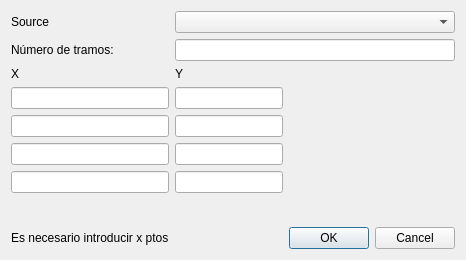
<?xml version="1.0" encoding="UTF-8"?>
<ui version="4.0">
 <class>trans_lineal</class>
 <widget class="QDialog" name="trans_lineal">
  <property name="geometry">
   <rect>
    <x>0</x>
    <y>0</y>
    <width>460</width>
    <height>260</height>
   </rect>
  </property>
  <property name="windowTitle">
   <string>Dialog</string>
  </property>
  <layout class="QGridLayout" name="gridLayout">
   <item row="4" column="0">
    <widget class="QLabel" name="label_3">
     <property name="text">
      <string>X</string>
     </property>
    </widget>
   </item>
   <item row="5" column="0">
    <widget class="QLineEdit" name="lineEdit_2">
     <property name="sizePolicy">
      <sizepolicy hsizetype="Expanding" vsizetype="Fixed">
       <horstretch>0</horstretch>
       <verstretch>0</verstretch>
      </sizepolicy>
     </property>
    </widget>
   </item>
   <item row="4" column="1">
    <widget class="QLabel" name="label_4">
     <property name="text">
      <string>Y</string>
     </property>
    </widget>
   </item>
   <item row="1" column="0">
    <widget class="QLabel" name="label">
     <property name="sizePolicy">
      <sizepolicy hsizetype="Maximum" vsizetype="Preferred">
       <horstretch>0</horstretch>
       <verstretch>0</verstretch>
      </sizepolicy>
     </property>
     <property name="text">
      <string>Número de tramos:</string>
     </property>
    </widget>
   </item>
   <item row="1" column="1" colspan="2">
    <widget class="QLineEdit" name="lineEdit">
     <property name="sizePolicy">
      <sizepolicy hsizetype="Minimum" vsizetype="Fixed">
       <horstretch>0</horstretch>
       <verstretch>0</verstretch>
      </sizepolicy>
     </property>
    </widget>
   </item>
   <item row="6" column="0">
    <widget class="QLineEdit" name="lineEdit_4"/>
   </item>
   <item row="8" column="0">
    <widget class="QLineEdit" name="lineEdit_8"/>
   </item>
   <item row="6" column="1">
    <widget class="QLineEdit" name="lineEdit_5"/>
   </item>
   <item row="5" column="1">
    <widget class="QLineEdit" name="lineEdit_3">
     <property name="sizePolicy">
      <sizepolicy hsizetype="Minimum" vsizetype="Fixed">
       <horstretch>0</horstretch>
       <verstretch>0</verstretch>
      </sizepolicy>
     </property>
    </widget>
   </item>
   <item row="7" column="0">
    <widget class="QLineEdit" name="lineEdit_6"/>
   </item>
   <item row="7" column="1">
    <widget class="QLineEdit" name="lineEdit_7"/>
   </item>
   <item row="8" column="1">
    <widget class="QLineEdit" name="lineEdit_9"/>
   </item>
   <item row="10" column="2">
    <widget class="QDialogButtonBox" name="buttonBox">
     <property name="orientation">
      <enum>Qt::Horizontal</enum>
     </property>
     <property name="standardButtons">
      <set>QDialogButtonBox::Cancel|QDialogButtonBox::Ok</set>
     </property>
    </widget>
   </item>
   <item row="9" column="2">
    <spacer name="verticalSpacer">
     <property name="orientation">
      <enum>Qt::Vertical</enum>
     </property>
     <property name="sizeHint" stdset="0">
      <size>
       <width>20</width>
       <height>40</height>
      </size>
     </property>
    </spacer>
   </item>
   <item row="10" column="0">
    <widget class="QLabel" name="label_2">
     <property name="text">
      <string>Es necesario introducir x ptos</string>
     </property>
    </widget>
   </item>
   <item row="0" column="0">
    <widget class="QLabel" name="label_5">
     <property name="text">
      <string>Source</string>
     </property>
    </widget>
   </item>
   <item row="0" column="1" colspan="2">
    <widget class="QComboBox" name="comboBox"/>
   </item>
  </layout>
 </widget>
 <resources/>
 <connections>
  <connection>
   <sender>buttonBox</sender>
   <signal>accepted()</signal>
   <receiver>trans_lineal</receiver>
   <slot>accept()</slot>
   <hints>
    <hint type="sourcelabel">
     <x>248</x>
     <y>254</y>
    </hint>
    <hint type="destinationlabel">
     <x>157</x>
     <y>274</y>
    </hint>
   </hints>
  </connection>
  <connection>
   <sender>buttonBox</sender>
   <signal>rejected()</signal>
   <receiver>trans_lineal</receiver>
   <slot>reject()</slot>
   <hints>
    <hint type="sourcelabel">
     <x>316</x>
     <y>260</y>
    </hint>
    <hint type="destinationlabel">
     <x>286</x>
     <y>274</y>
    </hint>
   </hints>
  </connection>
 </connections>
</ui>
